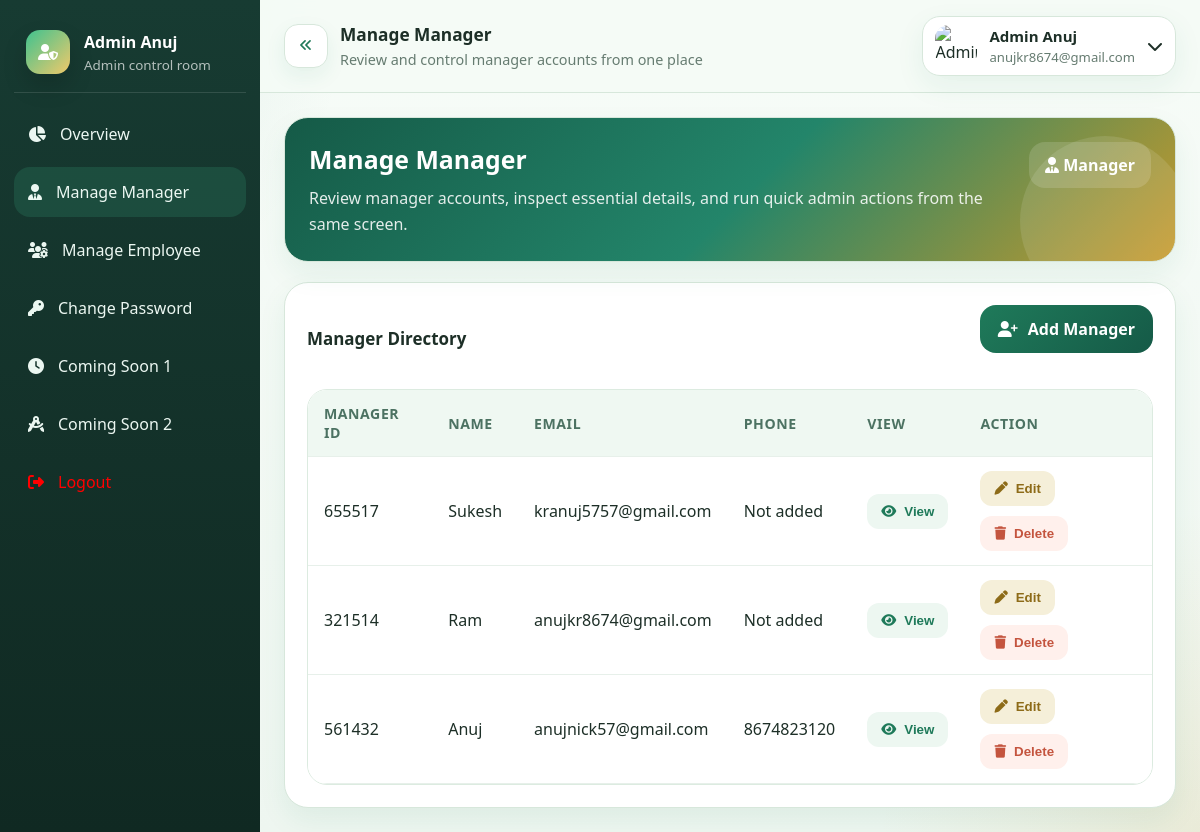
The app's page /admin/admin-manage-manager.php (signed in) with its own data.
### tables this page shows
CREATE TABLE `manager` (
  `id` int(11) NOT NULL,
  `manager_id` varchar(20) NOT NULL,
  `name` varchar(100) NOT NULL,
  `email` varchar(150) NOT NULL,
  `password` varchar(255) NOT NULL,
  `phone` varchar(20) DEFAULT NULL,
  `auth_token` varchar(255) DEFAULT NULL,
  `token_expiry` datetime DEFAULT NULL,
  `last_login` datetime DEFAULT NULL,
  `created_at` timestamp NOT NULL DEFAULT current_timestamp(),
  `updated_at` timestamp NOT NULL DEFAULT current_timestamp() ON UPDATE current_timestamp()
);

### admin/includes/admin-common.php (called while the page is built, shortened)
<?php
function getCurrentAdmin(mysqli $conn, string $admin_id): ?array
{
    $stmt = $conn->prepare("SELECT admin_id, name, email, created_at FROM admin WHERE admin_id = ?");
    $stmt->bind_param('s', $admin_id);
    $stmt->execute();
    $result = $stmt->get_result();
    $admin = $result->fetch_assoc() ?: null;
    return $admin;
}
?>

### admin/admin-manage-manager.php (the view, shortened to what this page needs)
<?php
require_once __DIR__ . '/includes/admin-common.php';
require_once __DIR__ . '/includes/layout.php';
$admin_user = getCurrentAdmin($conn, $_SESSION['admin_id']);
$managers = [];
$result = $conn->query("SELECT id, manager_id, name, email, phone, last_login, created_at, updated_at FROM `manager` ORDER BY id DESC");
if ($result) {
    $managers = $result->fetch_all(MYSQLI_ASSOC);
}
$page_title = 'Manage Manager';
$page_subtitle = 'Review and control manager accounts from one place';
$active_page = 'manage-manager';
adminLayoutStart($page_title, $page_subtitle, $admin_user, $active_page);
?>
<section class="hero">
    <div>
        <h2>Manage Manager</h2>
        <p>Review manager accounts, inspect essential details, and run quick admin actions from the same screen.</p>
    </div>
    <div class="tag"><i class="fa-solid fa-user-tie"></i> Manager</div>
</section>
<section class="panel">
    <div class="panel-title">
        <div>
            <h3>Manager Directory</h3>
        </div>
          <div class="header-actions">
        <a class="btn-primary" href="admin-add-manager.php"><i class="fa-solid fa-user-plus"></i> Add Manager</a>
    </div>
    </div>
    <div class="table-wrap desktop-directory">
        <table class="data-table directory-table">
            <thead>
            <tr>
                <th>Manager ID</th>
                <th>Name</th>
                <th>Email</th>
                <th>Phone</th>
                <th>View</th>
                <th>Action</th>
            </tr>
            </thead>
            <tbody>
            <?php foreach ($managers as $manager): ?>
                <?php $row_id = 'manager-' . preg_replace('/[^a-zA-Z0-9_-]/', '-', $manager['manager_id']); ?>
                <tr>
                    <td><?php echo htmlspecialchars($manager['manager_id']); ?></td>
                    <td><?php echo htmlspecialchars($manager['name']); ?></td>
                    <td><?php echo htmlspecialchars($manager['email']); ?></td>
                    <td><?php echo htmlspecialchars($manager['phone'] ?: 'Not added'); ?></td>
                    <td>
                        <button type="button" class="view-btn js-toggle-detail" data-target="<?php echo htmlspecialchars($row_id); ?>">
                            <i class="fa-solid fa-eye"></i> View
                        </button>
                    </td>
                    <td>
                        <div class="action-stack">
                            <button type="button" class="edit-btn js-toggle-detail" data-target="<?php echo htmlspecialchars($row_id); ?>">
                                <i class="fa-solid fa-pen"></i> Edit
                            </button>
                            <form method="post" class="inline-form" onsubmit="return confirm('Delete this manager account?');">
                                <button type="submit" class="delete-btn"><i class="fa-solid fa-trash"></i> Delete</button>
                            </form>
                        </div>
                    </td>
                </tr>
            <?php endforeach; ?>
            </tbody>
        </table>
    </div>
</section>

### admin/includes/sidebar.php (shortened to what this page needs)
<aside class="sidebar" id="sidebar">
    <div class="brand">
        <div class="brand-badge"><i class="fa-solid fa-user-shield"></i></div>
        <div class="brand-text"><strong><?php echo htmlspecialchars($admin_user['name']); ?></strong><span>Admin control room</span></div>
    </div>
    <nav class="nav">
        <a class="nav-link <?php echo $active_page === 'overview' ? 'active' : ''; ?>" href="admin-dashboard.php"><i class="fa-solid fa-chart-pie"></i><span>Overview</span></a>
        <a class="nav-link <?php echo $active_page === 'manage-manager' ? 'active' : ''; ?>" href="admin-manage-manager.php"><i class="fa-solid fa-user-tie"></i><span>Manage Manager</span></a>
        <a class="nav-link <?php echo $active_page === 'manage-employee' ? 'active' : ''; ?>" href="admin-manage-employee.php"><i class="fa-solid fa-users-gear"></i><span>Manage Employee</span></a>
        <a class="nav-link <?php echo $active_page === 'change-password' ? 'active' : ''; ?>" href="admin-change-password.php"><i class="fa-solid fa-key"></i><span>Change Password</span></a>
        <a class="nav-link <?php echo $active_page === 'coming-soon1' ? 'active' : ''; ?>" href="admin-coming-soon1.php"><i class="fa-solid fa-clock"></i><span>Coming Soon 1</span></a>
        <a class="nav-link <?php echo $active_page === 'coming-soon2' ? 'active' : ''; ?>" href="admin-coming-soon2.php"><i class="fa-solid fa-compass-drafting"></i><span>Coming Soon 2</span></a>
        <a id="clr" class="nav-link" href="admin-logout.php"><i class="fa-solid fa-right-from-bracket"></i><span>Logout</span></a>
    </nav>
</aside>

### admin/includes/navbar.php (shortened to what this page needs)
<header class="topbar">
    <div class="top-left">
        <button class="icon-btn" id="collapseBtn" type="button"><i class="fa-solid fa-angles-left" id="collapseIcon"></i></button>
        <div class="top-title">
            <h1><?php echo htmlspecialchars($page_title); ?></h1>
            <p><?php echo htmlspecialchars($page_subtitle); ?></p>
        </div>
    </div>
    <div class="profile-menu">
        <div class="profile-btn" tabindex="0">
            <img src="./includes/user.webp" alt="Admin profile">
            <div class="profile-meta">
                <strong><?php echo htmlspecialchars($admin_user['name']); ?></strong>
                <span><?php echo htmlspecialchars($admin_user['email']); ?></span>
            </div>
            <i class="fa-solid fa-chevron-down"></i>
        </div>
    </div>
</header>

### admin/includes/layout.php (style rules this page uses)
:root { --bg: #f5fbf6; --panel: #ffffff; --line: #d7e7db; --text: #1d2f27; --muted: #667c71; --brand: #1f7a5a; --accent: #c89a2b; --sidebar: 260px; --mini: 88px }
* { box-sizing: border-box }
body { margin: 0; font-family: 'Segoe UI', Arial, sans-serif; background: radial-gradient(circle at top left, rgba(31, 122, 90, .12), transparent 24%), radial-gradient(circle at bottom right, rgba(200, 154, 43, .12), transparent 22%), linear-gradient(180deg, #f7fcf8, #eef6f0); color: var(--text) }
.sidebar { position: fixed; inset: 0 auto 0 0; width: var(--sidebar); background: linear-gradient(180deg, #173b32, #102922); color: #fff; padding: 20px 14px; transition: .25s; z-index: 1001 }
.brand, .nav-link, .side-foot { display: flex; align-items: center; gap: 14px }
.brand { padding: 10px 12px 18px; border-bottom: 1px solid rgba(255, 255, 255, .12); margin-bottom: 16px }
.brand-badge { width: 44px; height: 44px; border-radius: 14px; background: linear-gradient(135deg, #3fc28f, #f0c96a); display: grid; place-items: center; flex-shrink: 0; box-shadow: 0 12px 24px rgba(0, 0, 0, .16) }
.brand-text strong, .brand-text span, .nav-link span, .side-foot span { white-space: nowrap }
.brand-text span { display: block; color: rgba(255, 255, 255, .68); font-size: .84rem; margin-top: 3px }
.nav { display: flex; flex-direction: column; gap: 8px }
.nav-link { padding: 14px; border-radius: 16px; color: rgba(245, 255, 250, .96); text-decoration: none }
.nav-link:hover, .nav-link.active { background: rgba(63, 194, 143, .16) }
.topbar { position: sticky; top: 0; background: rgba(245, 251, 246, .92); backdrop-filter: blur(10px); border-bottom: 1px solid var(--line); padding: 16px 24px; display: flex; justify-content: space-between; align-items: center; z-index: 999 }
.top-left, .profile-btn { display: flex; align-items: center; gap: 12px }
.icon-btn { width: 44px; height: 44px; border-radius: 14px; border: 1px solid var(--line); background: var(--panel); display: grid; place-items: center; cursor: pointer; color: var(--brand); box-shadow: 0 8px 20px rgba(31, 122, 90, .08) }
.top-title h1 { margin: 0; font-size: 1.08rem }
.top-title p { margin: 4px 0 0; color: var(--muted); font-size: .9rem }
.profile-menu { position: relative }
.profile-btn { background: var(--panel); border: 1px solid var(--line); padding: 8px 12px; border-radius: 18px; box-shadow: 0 10px 28px rgba(31, 122, 90, .08) }
.profile-btn img { width: 42px; height: 42px; border-radius: 14px; object-fit: cover }
.profile-meta strong { display: block; font-size: .94rem }
.profile-meta span { display: block; font-size: .82rem; color: var(--muted); margin-top: 2px }
.hero, .panel { background: var(--panel); border: 1px solid var(--line); border-radius: 24px; box-shadow: 0 12px 28px rgba(31, 122, 90, .08) }
.hero { padding: 24px; background: linear-gradient(135deg, #155a47, #23856a 52%, #c89a2b); color: #fff; display: flex; justify-content: space-between; gap: 18px; align-items: flex-start; margin-bottom: 20px; position: relative; overflow: hidden }
.hero::after { content: ''; position: absolute; right: -15px; bottom: -45px; width: 170px; height: 170px; border-radius: 50%; background: rgba(255, 255, 255, .11) }
.hero h2 { margin: 0 0 10px; font-size: 1.55rem }
.hero p { margin: 0; max-width: 700px; line-height: 1.6; color: rgba(255, 255, 255, .88) }
.tag { padding: 12px 16px; background: rgba(255, 255, 255, .14); border-radius: 16px; font-weight: 700 }
.panel { grid-column: span 12; padding: 22px }
.panel-title { display: flex; justify-content: space-between; align-items: center; gap: 12px; margin-bottom: 18px }
.panel-title h3 { margin: 0; font-size: 1.06rem }
.table-wrap { overflow: auto; border-radius: 20px; border: 1px solid #dcebe0 }
.data-table { width: 100%; border-collapse: collapse; background: var(--panel) }
.data-table th, .data-table td { padding: 14px 16px; border-bottom: 1px solid #e7f0ea; text-align: left }
.data-table th { background: #eff8f2; color: #4c7262; font-size: .88rem; text-transform: uppercase; letter-spacing: .04em }
.btn-primary, .btn-secondary { display: inline-flex; align-items: center; gap: 10px; padding: 13px 18px; border-radius: 16px; text-decoration: none; font-weight: 700; border: none; cursor: pointer }
.btn-primary { background: linear-gradient(135deg, #1f7a5a, #155a47); color: #fff }

### admin/includes/sidebar.php (style rules this page uses)
#clr { color: red; }

### records on screen
manager: manager "655517", name "Sukesh", email "kranuj5757@gmail.com", phone "Not added"
manager: manager "321514", name "Ram", email "anujkr8674@gmail.com", phone "Not added"
manager: manager "561432", name "Anuj", email "anujnick57@gmail.com", phone "8674823120"

### other values on screen
$admin_user['name'] "Admin Anuj"
$page_title "Manage Manager"
$page_subtitle "Review and control manager accounts from one place"
$admin_user['email'] "anujkr8674@gmail.com"
